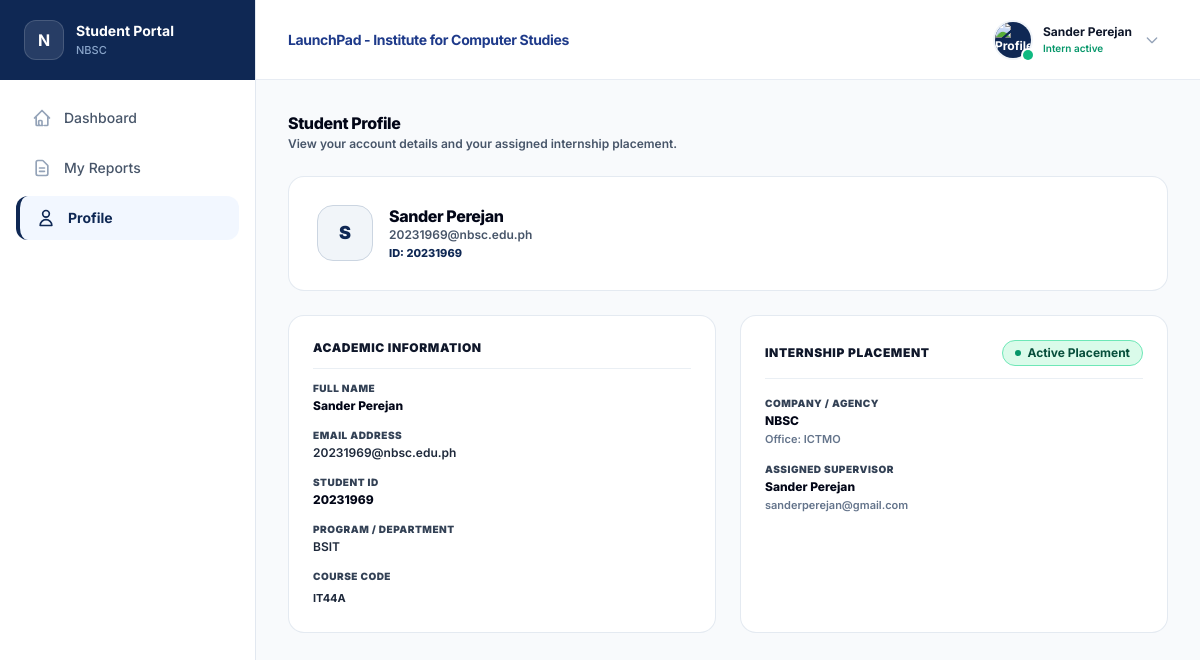
The page /profile.php (signed in) on the database its author committed.
### tables this page shows
CREATE TABLE `students` (
  `id` int(11) NOT NULL,
  `user_id` int(11) NOT NULL,
  `student_number` varchar(100) NOT NULL,
  `program` varchar(50) DEFAULT 'BSIT',
  `section` varchar(20) NOT NULL DEFAULT 'IT44A',
  `company_id` int(11) DEFAULT NULL,
  `supervisor_id` int(11) DEFAULT NULL,
  `office_id` int(11) DEFAULT NULL,
  `ojt_start_date` date DEFAULT NULL,
  `completion_requested` tinyint(1) DEFAULT 0,
  `evaluation_triggered` tinyint(1) DEFAULT 0,
  `created_at` datetime DEFAULT current_timestamp()
);

CREATE TABLE `users` (
  `id` int(11) NOT NULL,
  `name` varchar(255) NOT NULL,
  `email` varchar(255) NOT NULL,
  `password_hash` varchar(255) DEFAULT NULL,
  `role` enum('student','supervisor','coordinator','admin') NOT NULL DEFAULT 'student',
  `status` enum('active','archived') NOT NULL DEFAULT 'active',
  `archived_at` datetime DEFAULT NULL,
  `avatar_url` text DEFAULT NULL,
  `created_at` datetime DEFAULT current_timestamp(),
  `privacy_consent` tinyint(1) DEFAULT 0
);

CREATE TABLE `companies` (
  `id` int(11) NOT NULL,
  `name` varchar(255) NOT NULL,
  `department` varchar(255) DEFAULT 'Main Office',
  `address` text DEFAULT NULL,
  `created_at` datetime DEFAULT current_timestamp(),
  `status` enum('active','archived') NOT NULL DEFAULT 'active',
  `archived_at` datetime DEFAULT NULL
);

CREATE TABLE `offices` (
  `id` int(11) NOT NULL,
  `company_id` int(11) NOT NULL,
  `name` varchar(255) NOT NULL,
  `address` text DEFAULT NULL,
  `created_at` datetime DEFAULT current_timestamp()
);

### profile.php (called while the page is built, shortened)
<?php
require_once __DIR__ . '/config/db.php';
$sessionUserId = (int)$_SESSION['user_id'];
try {
    $stmt = $pdo->prepare("
        SELECT
            s.id AS student_table_id,
            u.id AS user_id,
            u.name AS student_name,
            u.email AS student_email,
            u.avatar_url,
            s.student_number,
            s.program,
            s.section,
            c.name AS company_name,
            c.address AS company_address,
            o.name AS office_name,
            sup_user.name AS supervisor_name,
            sup_user.email AS supervisor_email
        FROM users u
        INNER JOIN students s ON s.user_id = u.id
        LEFT JOIN companies c ON s.company_id = c.id
        LEFT JOIN offices o ON s.office_id = o.id
        LEFT JOIN supervisors sup ON s.supervisor_id = sup.id
        LEFT JOIN users sup_user ON sup.user_id = sup_user.id
        WHERE u.id = ?
        LIMIT 1
    ");
    $stmt->execute([$sessionUserId]);
    $student = $stmt->fetch(PDO::FETCH_ASSOC);
} catch (Exception $e) {
    error_log("Profile Page Error: " . $e->getMessage());
    $student = [
        'student_name'    => 'Student',
        'student_email'   => $_SESSION['email'] ?? '',
        'student_number'  => 'N/A',
        'program'         => 'BSIT',
        'section'         => null,
        'company_name'    => null,
        'supervisor_name' => null
    ];
}
require_once __DIR__ . '/src/pages/student/profilePage.php';

### src/pages/student/profilePage.php (the view, shortened to what this page needs)
<?php
$hasActivePlacement = !empty($student['company_name']);
$studentNumber      = !empty($student['student_number']) ? $student['student_number'] : 'N/A';
$studentName        = !empty($student['student_name']) ? $student['student_name'] : 'Student';
$studentEmail       = !empty($student['student_email']) ? $student['student_email'] : '';
?>
<!DOCTYPE html>
<html lang="en">
<head>
    <script src="https://cdn.tailwindcss.com"></script>
    <link rel="stylesheet" href="/ICS-PORTAL/public/css/style.css">
</head>
<body class="bg-[#F8FAFC] text-slate-900 subpixel-antialiased selection:bg-[#0F2854] selection:text-white">
    <div class="flex min-h-screen">
        <?php include __DIR__ . '/../../components/sidebar.php'; ?>
        <div class="flex-1 flex flex-col min-w-0">
            <?php include __DIR__ . '/../../components/header.php'; ?>
            <main class="p-8 max-w-5xl w-full mx-auto space-y-6 flex-1">
                <div>
                    <h2 class="text-base font-extrabold text-slate-950 leading-snug tracking-tight">Student Profile</h2>
                    <p class="text-slate-600 text-xs font-semibold mt-0.5">View your account details and your assigned internship placement.</p>
                </div>
                <div class="bg-white rounded-2xl p-7 border border-slate-200/90 shadow-xs flex items-center justify-between gap-4">
                    <div class="flex items-center gap-4">
                        <div class="w-14 h-14 rounded-2xl bg-slate-100 border border-slate-300 flex items-center justify-center text-[#0F2854] text-lg font-black overflow-hidden shrink-0 shadow-2xs">
                        </div>
                        <div>
                            <h3 class="text-base font-extrabold text-slate-950 tracking-tight leading-snug"><?= htmlspecialchars($studentName); ?></h3>
                            <p class="text-xs font-semibold text-slate-600"><?= htmlspecialchars($studentEmail); ?></p>
                            <p class="text-[11px] font-extrabold text-[#0F2854] mt-0.5">ID: <?= htmlspecialchars($studentNumber); ?></p>
                        </div>
                    </div>
                </div>
                <div class="grid grid-cols-1 md:grid-cols-2 gap-6 items-stretch">
                    <div class="bg-white rounded-2xl border border-slate-200/90 shadow-xs p-6 space-y-4 flex flex-col justify-between">
                        <div>
                            <div class="border-b border-slate-200/70 pb-3">
                                <h4 class="text-xs font-black uppercase tracking-wider text-slate-900">Academic Information</h4>
                            </div>
                            <div class="space-y-3.5 pt-3">
                                <div>
                                    <p class="text-[10px] font-black text-slate-700 uppercase tracking-wider">Full Name</p>
                                    <p class="text-xs font-extrabold text-slate-950 mt-0.5"><?= htmlspecialchars($studentName); ?></p>
                                </div>
                                <div>
                                    <p class="text-[10px] font-black text-slate-700 uppercase tracking-wider">Email Address</p>
                                    <p class="text-xs font-semibold text-slate-800 mt-0.5"><?= htmlspecialchars($studentEmail); ?></p>
                                </div>
                                <div>
                                    <p class="text-[10px] font-black text-slate-700 uppercase tracking-wider">Student ID</p>
                                    <p class="text-xs font-extrabold text-slate-950 mt-0.5"><?= htmlspecialchars($studentNumber); ?></p>
                                </div>
                                <div>
                                    <p class="text-[10px] font-black text-slate-700 uppercase tracking-wider">Program / Department</p>
                                    <p class="text-xs font-semibold text-slate-800 mt-0.5"><?= htmlspecialchars($student['program'] ?? 'BSIT'); ?></p>
                                </div>
                                <div>
                                    <p class="text-[10px] font-black text-slate-700 uppercase tracking-wider">Course Code</p>
                                    <?php if (!empty($student['section'])): ?>
                                        <span class="inline-flex items-center text-slate-800 font-bold text-[11px] font-bold ">
                                            <?= htmlspecialchars($student['section']); ?>
                                        </span>
                                    <?php else: ?>
                                        <p class="text-xs font-semibold text-slate-400 italic mt-0.5">Not Assigned Yet</p>
                                    <?php endif; ?>
                                </div>
                            </div>
                        </div>
                    </div>
                    <div class="bg-white rounded-2xl border border-slate-200/90 shadow-xs p-6 flex flex-col justify-between space-y-5">
                        <div class="space-y-4">
                            <div class="border-b border-slate-200/70 pb-3 flex justify-between items-center">
                                <div>
                                    <h4 class="text-xs font-black uppercase tracking-wider text-slate-900">Internship Placement</h4>
                                </div>
                                <?php if ($hasActivePlacement): ?>
                                    <span class="inline-flex items-center gap-1.5 px-3 py-1 rounded-full bg-emerald-100/80 text-emerald-900 border border-emerald-300 text-xs font-bold shadow-2xs">
                                        <span class="w-1.5 h-1.5 rounded-full bg-emerald-600"></span>
                                        Active Placement
                                    </span>
                                <?php endif; ?>
                            </div>
                            <div class="space-y-3.5 text-xs">
                                <div>
                                    <p class="text-[10px] font-black text-slate-700 uppercase tracking-wider">Company / Agency</p>
                                    <p class="text-xs font-extrabold text-slate-950 mt-0.5">
                                        <?= !empty($student['company_name']) ? htmlspecialchars($student['company_name']) : '<span class="text-slate-400 font-semibold italic">Not Assigned Yet</span>'; ?>
                                    </p>
                                    <?php if (!empty($student['office_name'])): ?>
                                        <p class="text-[11px] font-semibold text-slate-500 mt-0.5">Office: <?= htmlspecialchars($student['office_name']); ?></p>
                                    <?php endif; ?>
                                </div>
                                <div>
                                    <p class="text-[10px] font-black text-slate-700 uppercase tracking-wider">Assigned Supervisor</p>
                                    <p class="text-xs font-extrabold text-slate-950 mt-0.5">
                                        <?= !empty($student['supervisor_name']) ? htmlspecialchars($student['supervisor_name']) : '<span class="text-slate-400 font-semibold italic">Not Assigned Yet</span>'; ?>
                                    </p>
                                    <?php if (!empty($student['supervisor_email'])): ?>
                                        <p class="text-[11px] font-semibold text-slate-500 mt-0.5"><?= htmlspecialchars($student['supervisor_email']); ?></p>
                                    <?php endif; ?>
                                </div>
                            </div>
                        </div>
                    </div>
                </div>
            </main>
        </div>
    </div>
</body>
</html>

### public/css/style.css (style rules this page uses)
html, body { font-family: 'Inter', system-ui, -apple-system, BlinkMacSystemFont, 'Segoe UI', Roboto, sans-serif !important; text-rendering: optimizeLegibility !important; -webkit-font-smoothing: subpixel-antialiased !important; -moz-osx-font-smoothing: auto !important; }

### rows shown on the page
students: user.name "Sander Perejan", user.email "20231969@nbsc.edu.ph", student_number "20231969", program "BSIT", section "IT44A", company.name "NBSC", office.name "ICTMO", users.name "Sander Perejan", users.email "sanderperejan@gmail.com"

### other values the page prints
$displayName "Sander Perejan"
$roleLabel "Intern active"
